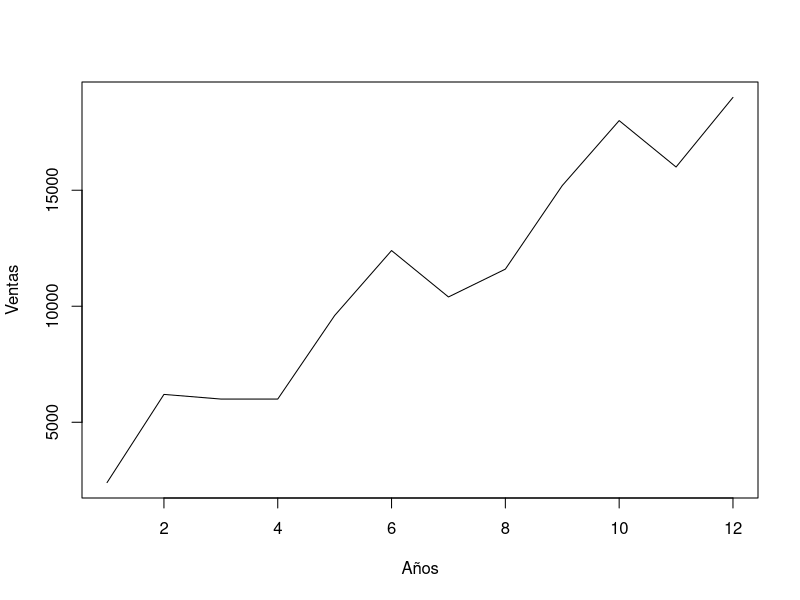
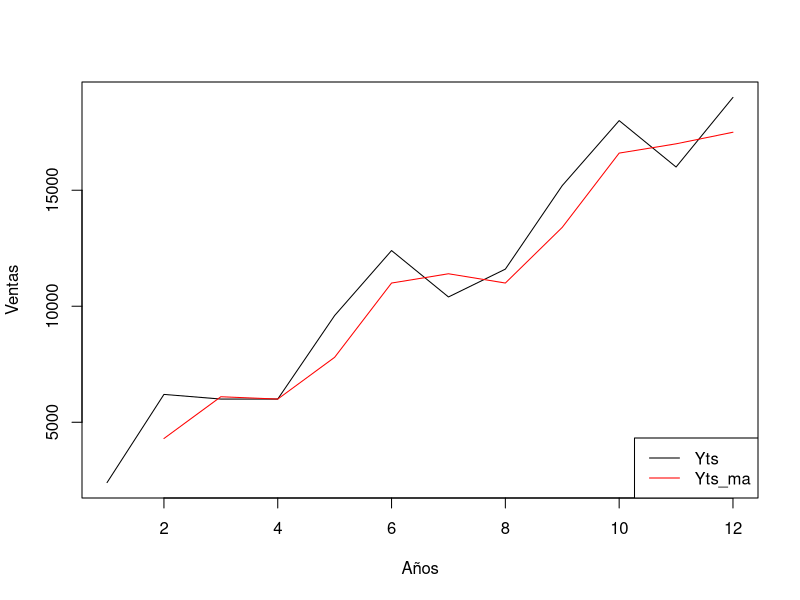
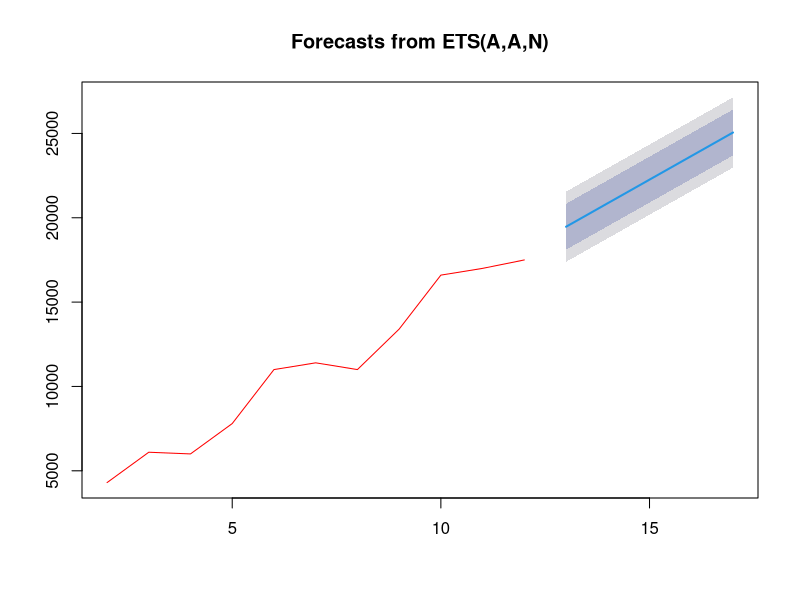
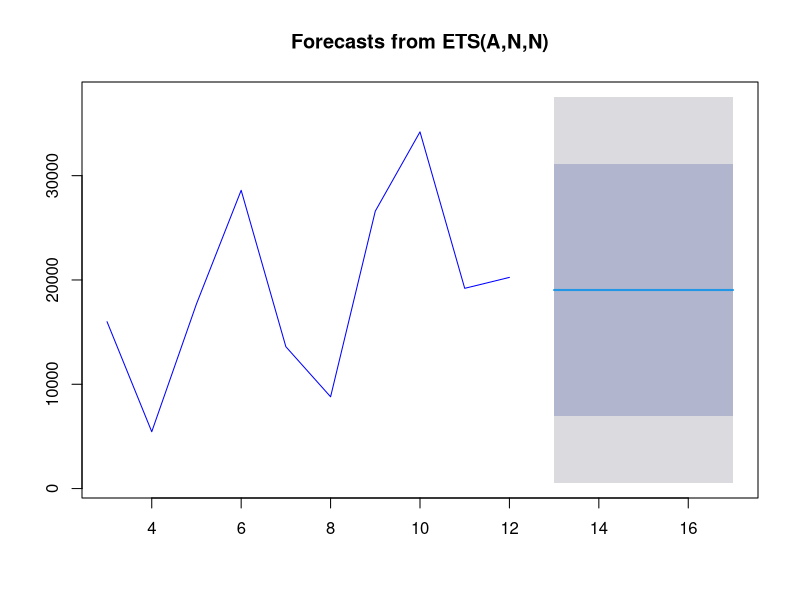
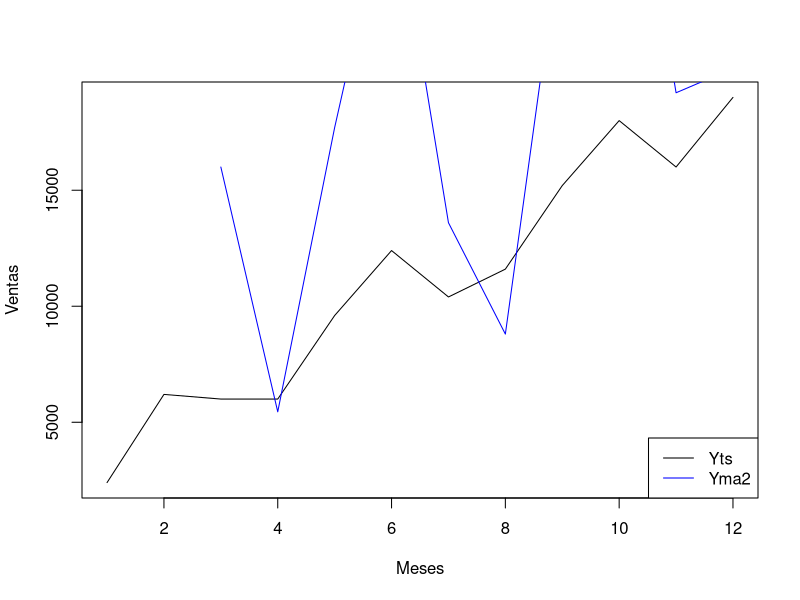
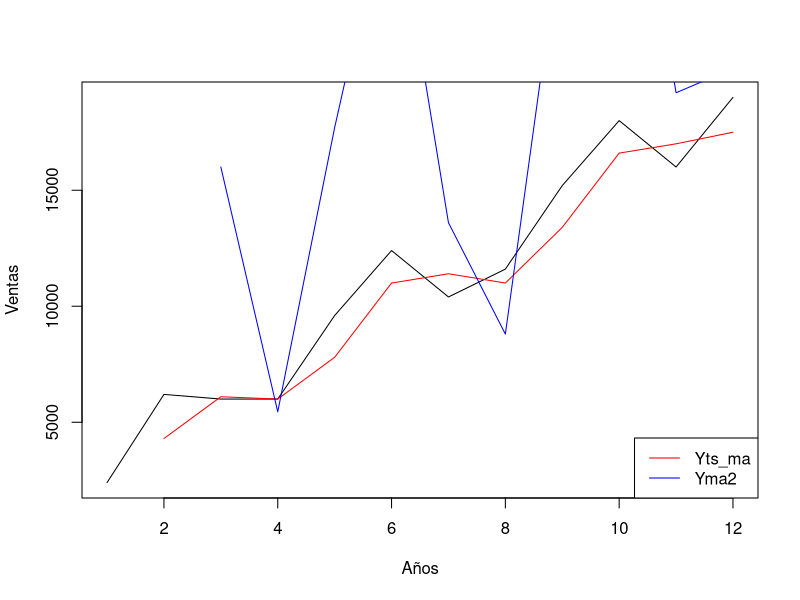

Source code (R) for these figures, in order:
#EJERCICIO 1

#LIBRERIAS NECESARIA
library(ggplot2) #PARA HACER GRAFICOS
library(forecast) #PRONOSTICO
library(TTR) #metodo de media movil
library(readxl) #para leer archivos excel

x <- c(1,2,3,4,5,6,7,8,9,10,11,12)
y <- c(2400,6200,6000,6000,9600,12400,10400,11600,15200,18000,16000,19000)
datos <- data.frame(Años = x, Ventas = y)

View(datos)

Yts <- ts(datos$Ventas, start = c(1,1), frequency = 1)
print(Yts)

#Grafico de la serie ORIGINAL
plot(Yts, type="l", xlab = "Años", ylab="Ventas")

################################
#MEDIA MOVIL SIMPLE
################################

library(TTR) #metodo de media movil
k<-2 #Periodo
Yts_ma <- SMA(Yts, k)
print(Yts_ma)
#Grafico de la serie original y la media movil simple
plot(Yts, type="l", xlab = "Años", ylab="Ventas")
lines(Yts_ma, type="l", col="red")
legend(x = "bottomright", legend =  c("Yts", "Yts_ma"), col = c("black","red"), lty=c(1,1))

# Grafico de la predicción
pred <- predict(Yts_ma, h=5)
summary(pred)
plot(pred, col="red")

###########################
#MEDIA MOVIL DOBLE
###########################

Yts_ma2 <- SMA(Yts_ma, k) # Media móvil de media móvil
a <- 2*Yts_ma - Yts_ma2
b <- (2/(k-1))*(Yts_ma - Yts_ma2)
p <- 5 # Periodo futuro a pronosticar
Yma2 <- a + b*p
print(Yma2)

# Graficar la predicción
pred <- predict(Yma2, h=5)
summary(pred)
plot(pred, col="blue")



# Graficar la serie original y la media móvil doble
plot(Yts, type = "l", xlab="Meses", ylab="Ventas") # Serie original
lines(Yma2, type = "l", col = "blue") # Media móvil doble
legend(x = "bottomright", legend = c("Yts", "Yma2"), col = c('black', 'blue'), lty = c(1,
1))


#GRAFICA DE AMBOS METODOS con la serie original
plot(Yts, type='l', xlab="Años", ylab="Ventas")
lines(Yts_ma, type='l', col="red")
lines(Yma2, type='l', col="blue")
legend(x = "bottomright", legend = c("Yts_ma", "Yma2"), col = c('red', 'blue'), lty = c(1, 1))
